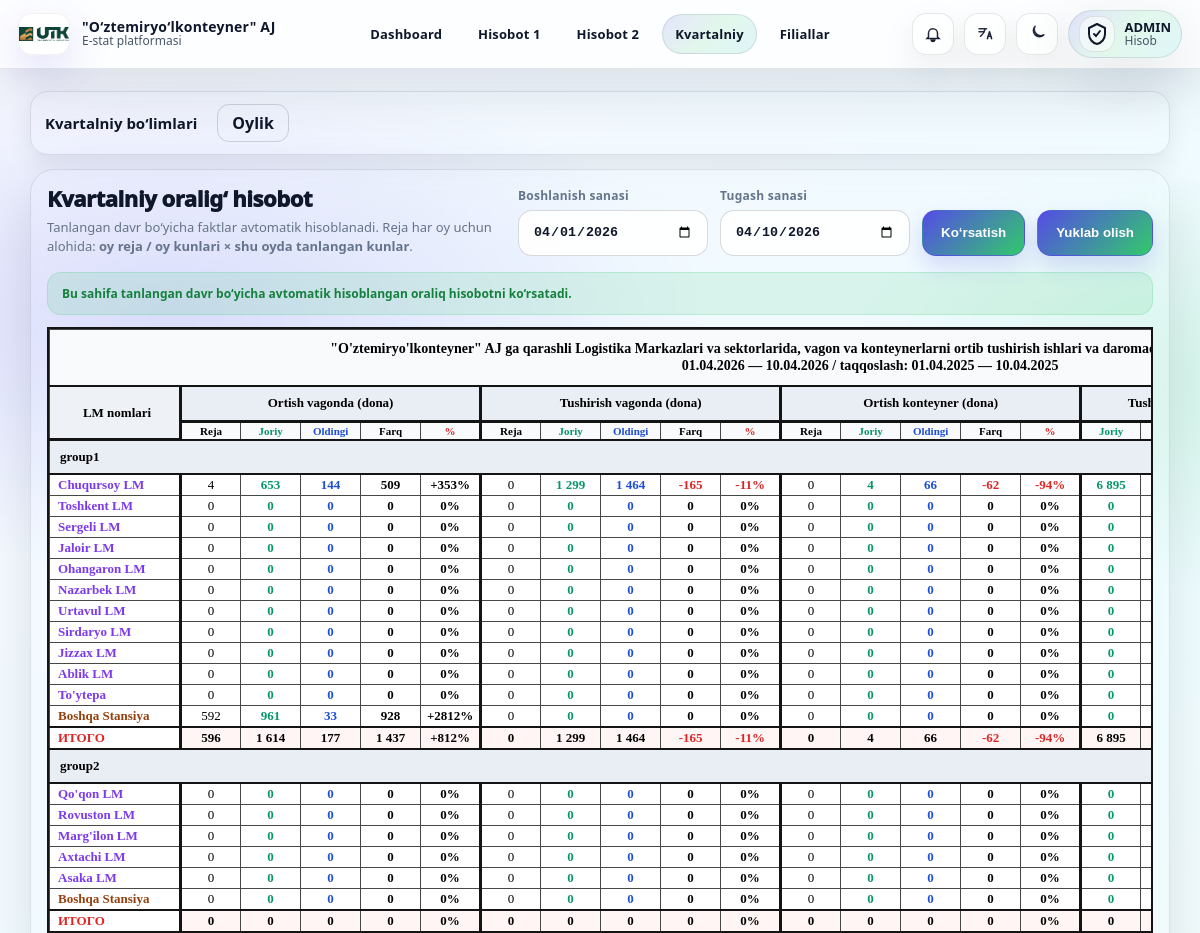
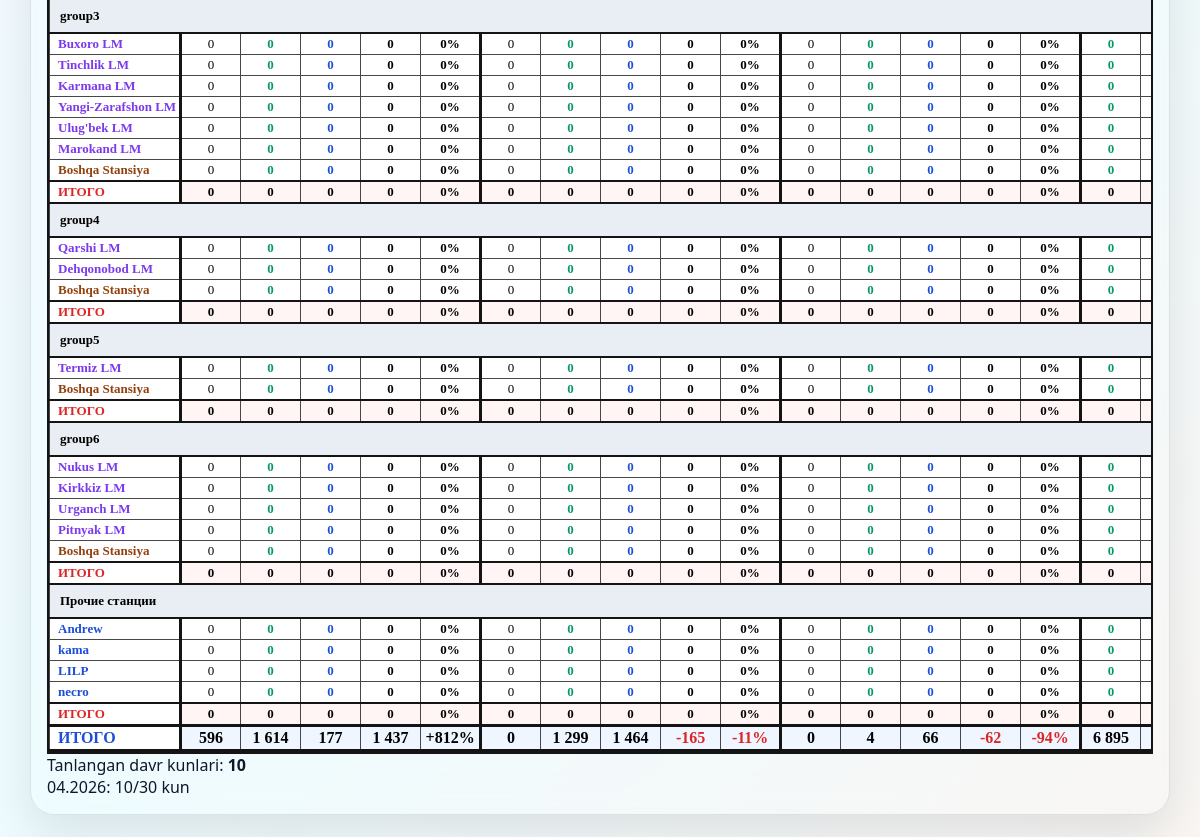
Page /kvartalniy/u/ (signed in) on the committed database (2 pictures, top to bottom).
### accounts/models.py (models this page shows, shortened)
class StationProfile(models.Model):
    user = models.OneToOneField(User, on_delete=models.CASCADE, related_name='station_profile')
    station_name = models.CharField(max_length=255)
    plain_password = models.CharField(max_length=128, blank=True, default="")
    status=models.BooleanField(default=False)
    status_online = models.BooleanField(default=False)  # optional, can keep
    last_seen = models.DateTimeField(null=True, blank=True)

class KvartalniyGroupExtraPlan(models.Model):
    monthly = models.ForeignKey(
        KvartalniyMonthly,
        on_delete=models.CASCADE,
        related_name="group_extra_plans",
    )
    group_key = models.CharField(max_length=50)
    row_name = models.CharField(max_length=100, default="Boshqa Stansiya")
    pogr_plan = models.IntegerField(default=0)
    vygr_plan = models.IntegerField(default=0)
    pogr_kont_plan = models.IntegerField(default=0)
    vygr_kont_plan = models.IntegerField(default=0)
    income_plan = models.IntegerField(default=0)
    pogr_this_year = models.IntegerField(default=0)
    pogr_last_year = models.IntegerField(default=0)
    vygr_this_year = models.IntegerField(default=0)
    vygr_last_year = models.IntegerField(default=0)
    pogr_kont_this_year = models.IntegerField(default=0)
    pogr_kont_last_year = models.IntegerField(default=0)
    vygr_kont_this_year = models.IntegerField(default=0)
    vygr_kont_last_year = models.IntegerField(default=0)
    income_this_year = models.IntegerField(default=0)
    income_last_year = models.IntegerField(default=0)
    class Meta:
        unique_together = ("monthly", "group_key", "row_name")
        ordering = ["monthly__date", "group_key", "row_name"]

### reports/umumiy.py (the view)
# urls.py: path("kvartalniy/u/", kvartalniy_range, name="kvartalniy_um"),
@transaction.atomic
def kvartalniy_range(request):
    if not request.user.is_superuser:
        return redirect("station_table_1_list")
    if request.method == "POST":
        from_date_str = request.POST.get("from_date")
        to_date_str = request.POST.get("to_date")
    else:
        from_date_str = request.GET.get("from_date")
        to_date_str = request.GET.get("to_date")
    today = timezone.localdate()
    default_from = today.replace(day=1)
    default_to = today
    from_date = _safe_date(from_date_str, default_from)
    to_date = _safe_date(to_date_str, default_to)
    context = _build_kvartalniy_range_context(from_date, to_date)
    return render(request, "kvartalniy_range.html", context)

### templates/kvartalniy_range.html (shortened to what this page needs)
{% extends "base.html" %}
{% block content %}
<div class="kv-page">
  <div class="kv-shell">
    <div class="kv-mini-nav">
      <h3>Kvartalniy bo‘limlari</h3>
      <a class="kv-mini-link" href="{% url 'kvartalniy_monthly_list' %}">Oylik</a>
    </div>
    <div class="kv-card">
      <form method="post">
        <div class="kv-top">
          <div class="kv-title-wrap">
            <h2 class="kv-title">Kvartalniy oralig‘ hisobot</h2>
            <p class="kv-muted">
              Tanlangan davr bo‘yicha faktlar avtomatik hisoblanadi. Reja har oy uchun alohida:
              <b>oy reja / oy kunlari × shu oyda tanlangan kunlar</b>.
            </p>
          </div>
          <div class="kv-actions">
            <div class="kv-field">
              <label>Boshlanish sanasi</label>
              <input class="kv-input" type="date" name="from_date" value="{{ from_date|date:'Y-m-d' }}" required>
            </div>
            <div class="kv-field">
              <label>Tugash sanasi</label>
              <input class="kv-input" type="date" name="to_date" value="{{ to_date|date:'Y-m-d' }}" required>
            </div>
            <button class="kv-btn" type="submit" name="refresh" value="1">Ko‘rsatish</button>
            <button
              class="kv-btn"
              type="submit"
              formaction="{% url 'kvartalniy_range_export_excel' %}"
              formmethod="get"
            >
              Yuklab olish
            </button>
          </div>
        </div>
        <div class="kv-status ok">
          Bu sahifa tanlangan davr bo‘yicha avtomatik hisoblangan oraliq hisobotni ko‘rsatadi.
        </div>
        <div class="kv-wrap">
          <div class="kv-scroll">
            <table class="kv-table">
              <thead>
                <tr>
                  <th class="kv-main-title" colspan="24">
                    "O'ztemiryo'lkonteyner" AJ ga qarashli Logistika Markazlari va sektorlarida, vagon va konteynerlarni ortib tushirish ishlari va daromad tushumlari to'g'risida tezkor ma'lumotlar<br>
                    {{ from_date|date:"d.m.Y" }} — {{ to_date|date:"d.m.Y" }}
                    / taqqoslash: {{ prev_from_date|date:"d.m.Y" }} — {{ prev_to_date|date:"d.m.Y" }}
                  </th>
                </tr>
                <tr>
                  <th class="name-col sep-b" rowspan="2">LM nomlari</th>
                  <th class="kv-group sep-l sep-b" colspan="5">Ortish vagonda (dona)</th>
                  <th class="kv-group sep-l sep-b" colspan="5">Tushirish vagonda (dona)</th>
                  <th class="kv-group sep-l sep-b" colspan="5">Ortish konteyner (dona)</th>
                  <th class="kv-group sep-l sep-b" colspan="4">Tushirish konteyner (dona)</th>
                </tr>
                <tr>
                  <th class="kv-sub sep-l regular-col">Reja</th>
                  <th class="kv-sub green regular-col">Joriy</th>
                  <th class="kv-sub blue regular-col">Oldingi</th>
                  <th class="kv-sub regular-col">Farq</th>
                  <th class="kv-sub red percent-col sep-r">%</th>
                  <th class="kv-sub sep-l regular-col">Reja</th>
                  <th class="kv-sub green regular-col">Joriy</th>
                  <th class="kv-sub blue regular-col">Oldingi</th>
                  <th class="kv-sub regular-col">Farq</th>
                  <th class="kv-sub red percent-col sep-r">%</th>
                  <th class="kv-sub sep-l regular-col">Reja</th>
                  <th class="kv-sub green regular-col">Joriy</th>
                  <th class="kv-sub blue regular-col">Oldingi</th>
                  <th class="kv-sub regular-col">Farq</th>
                  <th class="kv-sub red percent-col sep-r">%</th>
                  <th class="kv-sub sep-l green regular-col">Joriy</th>
                  <th class="kv-sub blue regular-col">Oldingi</th>
                </tr>
              </thead>
              <tbody>
                {% for group in groups %}
                  <tr class="group-title-row">
                    <td colspan="24">{{ group.title }}</td>
                  </tr>
                  {% for row in group.rows %}
                    <tr>
                      <td class="name-col {% if row.is_other %}blue{% elif row.is_veshoz %}brown{% else %}purple{% endif %}">
                        {{ row.station_name }}
                      </td>
                      <td class="sep-l regular-col">{{ row.pogr_plan }}</td>
                      <td class="green regular-col">{{ row.pogr_this_year }}</td>
                      <td class="blue regular-col">{{ row.pogr_last_year }}</td>
                      <td class="diff-cell regular-col" data-value="{{ row.pogr_diff }}">{{ row.pogr_diff }}</td>
                      <td class="percent-cell percent-col sep-r" data-percent="{{ row.pogr_percent|default:'' }}">{{ row.pogr_percent|default:'' }}</td>
                      <td class="sep-l regular-col">{{ row.vygr_plan }}</td>
                      <td class="green regular-col">{{ row.vygr_this_year }}</td>
                      <td class="blue regular-col">{{ row.vygr_last_year }}</td>
                      <td class="diff-cell regular-col" data-value="{{ row.vygr_diff }}">{{ row.vygr_diff }}</td>
                      <td class="percent-cell percent-col sep-r" data-percent="{{ row.vygr_percent|default:'' }}">{{ row.vygr_percent|default:'' }}</td>
                      <td class="sep-l regular-col">{{ row.pogr_kont_plan }}</td>
                      <td class="green regular-col">{{ row.pogr_kont_this_year }}</td>
                      <td class="blue regular-col">{{ row.pogr_kont_last_year }}</td>
                      <td class="diff-cell regular-col" data-value="{{ row.pogr_kont_diff }}">{{ row.pogr_kont_diff }}</td>
                      <td class="percent-cell percent-col sep-r" data-percent="{{ row.pogr_kont_percent|default:'' }}">{{ row.pogr_kont_percent|default:'' }}</td>
                      <td class="green regular-col">{{ row.vygr_kont_this_year }}</td>
                      <td class="blue regular-col">{{ row.vygr_kont_last_year }}</td>
                    </tr>
                  {% endfor %}
                  <tr class="subtotal">
                    <td class="name-col">{{ group.subtotal.station_name }}</td>
                    <td class="sep-l regular-col">{{ group.subtotal.pogr_plan }}</td>
                    <td class="regular-col">{{ group.subtotal.pogr_this_year }}</td>
                    <td class="regular-col">{{ group.subtotal.pogr_last_year }}</td>
                    <td class="diff-cell regular-col" data-value="{{ group.subtotal.pogr_diff }}">{{ group.subtotal.pogr_diff }}</td>
                    <td class="percent-cell percent-col sep-r" data-percent="{{ group.subtotal.pogr_percent|default:'' }}">{{ group.subtotal.pogr_percent|default:'' }}</td>
                    <td class="sep-l regular-col">{{ group.subtotal.vygr_plan }}</td>
                    <td class="regular-col">{{ group.subtotal.vygr_this_year }}</td>
                    <td class="regular-col">{{ group.subtotal.vygr_last_year }}</td>
                    <td class="diff-cell regular-col" data-value="{{ group.subtotal.vygr_diff }}">{{ group.subtotal.vygr_diff }}</td>
                    <td class="percent-cell percent-col sep-r" data-percent="{{ group.subtotal.vygr_percent|default:'' }}">{{ group.subtotal.vygr_percent|default:'' }}</td>
                    <td class="sep-l regular-col">{{ group.subtotal.pogr_kont_plan }}</td>
                    <td class="regular-col">{{ group.subtotal.pogr_kont_this_year }}</td>
                    <td class="regular-col">{{ group.subtotal.pogr_kont_last_year }}</td>
                    <td class="diff-cell regular-col" data-value="{{ group.subtotal.pogr_kont_diff }}">{{ group.subtotal.pogr_kont_diff }}</td>
                    <td class="percent-cell percent-col sep-r" data-percent="{{ group.subtotal.pogr_kont_percent|default:'' }}">{{ group.subtotal.pogr_kont_percent|default:'' }}</td>
                    <td class="regular-col">{{ group.subtotal.vygr_kont_this_year }}</td>
                    <td class="regular-col">{{ group.subtotal.vygr_kont_last_year }}</td>
                  </tr>
                {% empty %}
                  <tr>
                    <td colspan="24" style="padding:18px; color:var(--kv-muted); text-align:center;">
                      Hech qanday ma’lumot topilmadi.
                    </td>
                  </tr>
                {% endfor %}
                <tr class="grandtotal">
                  <td class="name-col">{{ grand_total.station_name }}</td>
                  <td class="sep-l regular-col">{{ grand_total.pogr_plan }}</td>
                  <td class="regular-col">{{ grand_total.pogr_this_year }}</td>
                  <td class="regular-col">{{ grand_total.pogr_last_year }}</td>
                  <td class="diff-cell regular-col" data-value="{{ grand_total.pogr_diff }}">{{ grand_total.pogr_diff }}</td>
                  <td class="percent-cell percent-col sep-r" data-percent="{{ grand_total.pogr_percent|default:'' }}">{{ grand_total.pogr_percent|default:'' }}</td>
                  <td class="sep-l regular-col">{{ grand_total.vygr_plan }}</td>
                  <td class="regular-col">{{ grand_total.vygr_this_year }}</td>
                  <td class="regular-col">{{ grand_total.vygr_last_year }}</td>
                  <td class="diff-cell regular-col" data-value="{{ grand_total.vygr_diff }}">{{ grand_total.vygr_diff }}</td>
                  <td class="percent-cell percent-col sep-r" data-percent="{{ grand_total.vygr_percent|default:'' }}">{{ grand_total.vygr_percent|default:'' }}</td>
                  <td class="sep-l regular-col">{{ grand_total.pogr_kont_plan }}</td>
                  <td class="regular-col">{{ grand_total.pogr_kont_this_year }}</td>
                  <td class="regular-col">{{ grand_total.pogr_kont_last_year }}</td>
                  <td class="diff-cell regular-col" data-value="{{ grand_total.pogr_kont_diff }}">{{ grand_total.pogr_kont_diff }}</td>
                  <td class="percent-cell percent-col sep-r" data-percent="{{ grand_total.pogr_kont_percent|default:'' }}">{{ grand_total.pogr_kont_percent|default:'' }}</td>
                  <td class="regular-col">{{ grand_total.vygr_kont_this_year }}</td>
                  <td class="regular-col">{{ grand_total.vygr_kont_last_year }}</td>
                </tr>
              </tbody>
            </table>
          </div>
        </div>
        <div class="kv-note">
          Tanlangan davr kunlari: <b>{{ days_count }}</b><br>
          {% for m in month_info %}
            {{ m.month|date:"m.Y" }}:
            {{ m.selected_days }}/{{ m.days_in_month }} kun
          {% endfor %}
        </div>
      </form>
    </div>
  </div>
</div>
{% endblock %}

### templates/base.html (shortened to what this page needs)
{% load static %}
<!doctype html>
<html lang="uz" data-theme="light" data-lang="uz">
<head>
  <link rel="stylesheet" href="https://cdnjs.cloudflare.com/ajax/libs/font-awesome/6.5.0/css/all.min.css">
  <link rel="stylesheet" href="{% static 'css/base.css' %}">
</head>
<body>
  <header class="topbar">
    <div class="wrap topbar-inner">
      {% if user.is_authenticated %}
      <a class="brand"  href="{% url 'admin_settings' %}">
        <img class="brand-logo" src="{% static 'images/UTKlogo.png' %}" alt="Logo">
        <div class="brand-name">
          <b data-i18n="brand">O‘ztemiryo‘lkonteyner AJ</b>
          <span data-i18n="subtitle"><b>E-stat</b> platformasi</span>
        </div>
      </a>
      <div class="nav-wrap" id="navWrap">
        <nav class="center-nav" id="centerNav" aria-label="Main navigation">
          {% if user.is_staff or user.is_superuser %}
            <a class="nav-link" href="/admin-panel/settings/" data-i18n="dash" >Dashboard</a>
            <a class="nav-link" href="/admin-panel/table-1/" data-i18n="r1">Hisobot 1</a>
            <a class="nav-link" href="{% url 'admin_table2_reports' %}" data-i18n="r2">Hisobot 2</a>
            <a class="nav-link" href="{% url 'kvartalniy_um' %}" data-i18n="q" >Kvartalniy</a>
            <a class="nav-link" href="/admin-panel/stations/" data-i18n="branches">Filiallar</a>
          {% else %}
            <a class="nav-link" href="/station/table-1/" data-i18n="r1">Hisobot 1</a>
            <a class="nav-link" href="/station/table-2/" data-i18n="r2">Hisobot 2</a>
            <a class="nav-link" href="{% url 'kvartalniy_station_detail' %}" data-i18n="r3">Kvartalniy</a>
          {% endif %}
        </nav>
      </div>
      <div class="right-tools">
        <button class="icon-btn" id="langBtn" type="button" title="Til / Язык">
        </button>
        <button class="icon-btn" id="themeBtn" type="button" title="Tungi / Kunduzgi">
          <span id="themeIconHolder"></span>
        </button>
        <div class="admin-wrap">
          <div class="admin-pill" id="adminToggle" role="button" tabindex="0">
            <div class="admin-badge" aria-hidden="true">
              <svg viewBox="0 0 24 24" fill="none">
                <path d="M12 2l8 4v6c0 5-3.5 9-8 10-4.5-1-8-5-8-10V6l8-4Z"
                      stroke="currentColor" stroke-width="2" stroke-linejoin="round"/>
                <path d="M9 12l2 2 4-5"
                      stroke="currentColor" stroke-width="2" stroke-linecap="round"/>
              </svg>
            </div>
            {% if user.is_staff or user.is_superuser %}
              <div class="admin-text">
                <b data-i18n="admin">ADMIN</b>
                <span data-i18n="account">Hisob</span>
              </div>
            {% else %}
              <div class="admin-text">
                <b class="station-name">{{ user.station_profile }}</b>
                <span class="station-sub" data-i18n="user">Filial</span>
              </div>
            {% endif %}
          </div>
        </div>
      </div>
      {% endif %}
    </div>
  </header>
  <main class="page">
    {% block content %}{% endblock %}
  </main>
</body>
</html>

### rows in the picture
StationProfile: station_name "Chuqursoy LM"
KvartalniyGroupExtraPlan: title "group2", station_name "Qo'qon LM" "Rovuston LM" "Marg'ilon LM" "Axtachi LM" "Asaka LM" "Boshqa Stansiya", pogr_plan "0" "0" "0" "0" "0" "0", pogr_this_year "0" "0" "0" "0" "0" "0", pogr_last_year "0" "0" "0" "0" "0" "0", pogr_diff "0" "0" "0" "0" "0" "0", vygr_plan "0" "0" "0" "0" "0" "0", vygr_this_year "0" "0" "0" "0" "0" "0", vygr_last_year "0" "0" "0" "0" "0" "0", vygr_diff "0" "0" "0" "0" "0" "0", pogr_kont_plan "0" "0" "0" "0" "0" "0", pogr_kont_this_year "0" "0" "0" "0" "0" "0", pogr_kont_last_year "0" "0" "0" "0" "0" "0", pogr_kont_diff "0" "0" "0" "0" "0" "0", vygr_kont_this_year "0" "0" "0" "0" "0" "0", subtotal.station_name "ИТОГО", subtotal.pogr_plan "0", subtotal.pogr_this_year "0", subtotal.pogr_last_year "0", subtotal.pogr_diff "0", subtotal.vygr_plan "0", subtotal.vygr_this_year "0", subtotal.vygr_last_year "0", subtotal.vygr_diff "0", subtotal.pogr_kont_plan "0", subtotal.pogr_kont_this_year "0", subtotal.pogr_kont_last_year "0", subtotal.pogr_kont_diff "0", subtotal.vygr_kont_this_year "0"
KvartalniyGroupExtraPlan: title "group3", station_name "Buxoro LM" "Tinchlik LM" "Karmana LM" "Yangi-Zarafshon LM" "Ulug'bek LM" "Marokand LM" "Boshqa Stansiya", pogr_plan "0" "0" "0" "0" "0" "0" "0", pogr_this_year "0" "0" "0" "0" "0" "0" "0", pogr_last_year "0" "0" "0" "0" "0" "0" "0", pogr_diff "0" "0" "0" "0" "0" "0" "0", vygr_plan "0" "0" "0" "0" "0" "0" "0", vygr_this_year "0" "0" "0" "0" "0" "0" "0", vygr_last_year "0" "0" "0" "0" "0" "0" "0", vygr_diff "0" "0" "0" "0" "0" "0" "0", pogr_kont_plan "0" "0" "0" "0" "0" "0" "0", pogr_kont_this_year "0" "0" "0" "0" "0" "0" "0", pogr_kont_last_year "0" "0" "0" "0" "0" "0" "0", pogr_kont_diff "0" "0" "0" "0" "0" "0" "0", vygr_kont_this_year "0" "0" "0" "0" "0" "0" "0", subtotal.station_name "ИТОГО", subtotal.pogr_plan "0", subtotal.pogr_this_year "0", subtotal.pogr_last_year "0", subtotal.pogr_diff "0", subtotal.vygr_plan "0", subtotal.vygr_this_year "0", subtotal.vygr_last_year "0", subtotal.vygr_diff "0", subtotal.pogr_kont_plan "0", subtotal.pogr_kont_this_year "0", subtotal.pogr_kont_last_year "0", subtotal.pogr_kont_diff "0", subtotal.vygr_kont_this_year "0"
KvartalniyGroupExtraPlan: title "group4", station_name "Qarshi LM" "Dehqonobod LM" "Boshqa Stansiya", pogr_plan "0" "0" "0", pogr_this_year "0" "0" "0", pogr_last_year "0" "0" "0", pogr_diff "0" "0" "0", vygr_plan "0" "0" "0", vygr_this_year "0" "0" "0", vygr_last_year "0" "0" "0", vygr_diff "0" "0" "0", pogr_kont_plan "0" "0" "0", pogr_kont_this_year "0" "0" "0", pogr_kont_last_year "0" "0" "0", pogr_kont_diff "0" "0" "0", vygr_kont_this_year "0" "0" "0", subtotal.station_name "ИТОГО", subtotal.pogr_plan "0", subtotal.pogr_this_year "0", subtotal.pogr_last_year "0", subtotal.pogr_diff "0", subtotal.vygr_plan "0", subtotal.vygr_this_year "0", subtotal.vygr_last_year "0", subtotal.vygr_diff "0", subtotal.pogr_kont_plan "0", subtotal.pogr_kont_this_year "0", subtotal.pogr_kont_last_year "0", subtotal.pogr_kont_diff "0", subtotal.vygr_kont_this_year "0"
KvartalniyGroupExtraPlan: title "group5", station_name "Termiz LM" "Boshqa Stansiya", pogr_plan "0" "0", pogr_this_year "0" "0", pogr_last_year "0" "0", pogr_diff "0" "0", vygr_plan "0" "0", vygr_this_year "0" "0", vygr_last_year "0" "0", vygr_diff "0" "0", pogr_kont_plan "0" "0", pogr_kont_this_year "0" "0", pogr_kont_last_year "0" "0", pogr_kont_diff "0" "0", vygr_kont_this_year "0" "0", subtotal.station_name "ИТОГО", subtotal.pogr_plan "0", subtotal.pogr_this_year "0", subtotal.pogr_last_year "0", subtotal.pogr_diff "0", subtotal.vygr_plan "0", subtotal.vygr_this_year "0", subtotal.vygr_last_year "0", subtotal.vygr_diff "0", subtotal.pogr_kont_plan "0", subtotal.pogr_kont_this_year "0", subtotal.pogr_kont_last_year "0", subtotal.pogr_kont_diff "0", subtotal.vygr_kont_this_year "0"
KvartalniyGroupExtraPlan: title "group6", station_name "Nukus LM" "Kirkkiz LM" "Urganch LM" "Pitnyak LM" "Boshqa Stansiya", pogr_plan "0" "0" "0" "0" "0", pogr_this_year "0" "0" "0" "0" "0", pogr_last_year "0" "0" "0" "0" "0", pogr_diff "0" "0" "0" "0" "0", vygr_plan "0" "0" "0" "0" "0", vygr_this_year "0" "0" "0" "0" "0", vygr_last_year "0" "0" "0" "0" "0", vygr_diff "0" "0" "0" "0" "0", pogr_kont_plan "0" "0" "0" "0" "0", pogr_kont_this_year "0" "0" "0" "0" "0", pogr_kont_last_year "0" "0" "0" "0" "0", pogr_kont_diff "0" "0" "0" "0" "0", vygr_kont_this_year "0" "0" "0" "0" "0", subtotal.station_name "ИТОГО", subtotal.pogr_plan "0", subtotal.pogr_this_year "0", subtotal.pogr_last_year "0", subtotal.pogr_diff "0", subtotal.vygr_plan "0", subtotal.vygr_this_year "0", subtotal.vygr_last_year "0", subtotal.vygr_diff "0", subtotal.pogr_kont_plan "0", subtotal.pogr_kont_this_year "0", subtotal.pogr_kont_last_year "0", subtotal.pogr_kont_diff "0", subtotal.vygr_kont_this_year "0"
StationProfile: station_name "Andrew"
StationProfile: station_name "kama"
StationProfile: station_name "LILP"
StationProfile: station_name "necro"

### other values in the picture
{{ from_date|date:"d.m.Y" }} "01.04.2026"
{{ to_date|date:"d.m.Y" }} "10.04.2026"
{{ prev_from_date|date:"d.m.Y" }} "01.04.2025"
{{ prev_to_date|date:"d.m.Y" }} "10.04.2025"
{{ group.title }} "group1" "Прочие станции"
{{ row.pogr_plan }} "4" "0" "0" "0" "0" "0" "0" "0" "0" "0" "0" "592" "0" "0" "0" "0"
{{ row.pogr_this_year }} "653" "0" "0" "0" "0" "0" "0" "0" "0" "0" "0" "961" "0" "0" "0" "0"
{{ row.pogr_last_year }} "144" "0" "0" "0" "0" "0" "0" "0" "0" "0" "0" "33" "0" "0" "0" "0"
{{ row.pogr_diff }} "509" "0" "0" "0" "0" "0" "0" "0" "0" "0" "0" "928" "0" "0" "0" "0"
{{ row.vygr_plan }} "0" "0" "0" "0" "0" "0" "0" "0" "0" "0" "0" "0" "0" "0" "0" "0"
{{ row.vygr_this_year }} "1 299" "0" "0" "0" "0" "0" "0" "0" "0" "0" "0" "0" "0" "0" "0" "0"
{{ row.vygr_last_year }} "1 464" "0" "0" "0" "0" "0" "0" "0" "0" "0" "0" "0" "0" "0" "0" "0"
{{ row.vygr_diff }} "-165" "0" "0" "0" "0" "0" "0" "0" "0" "0" "0" "0" "0" "0" "0" "0"
{{ row.pogr_kont_plan }} "0" "0" "0" "0" "0" "0" "0" "0" "0" "0" "0" "0" "0" "0" "0" "0"
{{ row.pogr_kont_this_year }} "4" "0" "0" "0" "0" "0" "0" "0" "0" "0" "0" "0" "0" "0" "0" "0"
